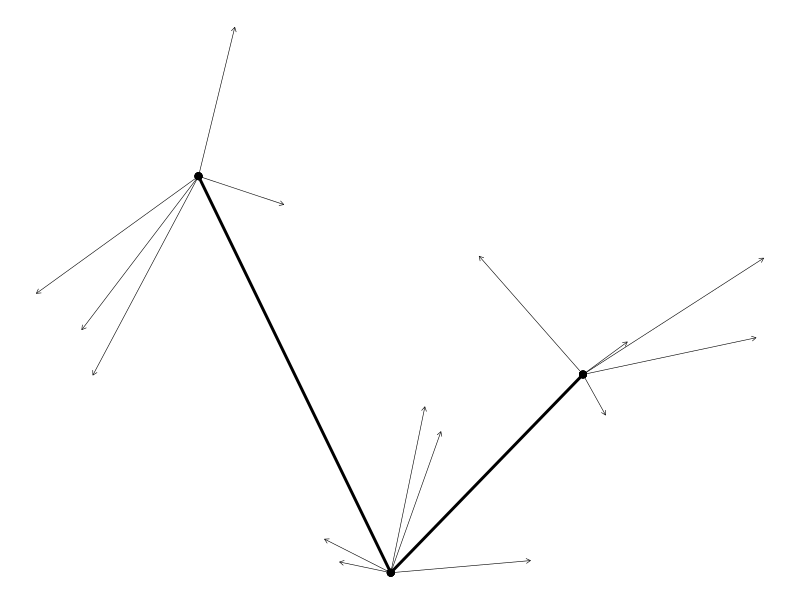
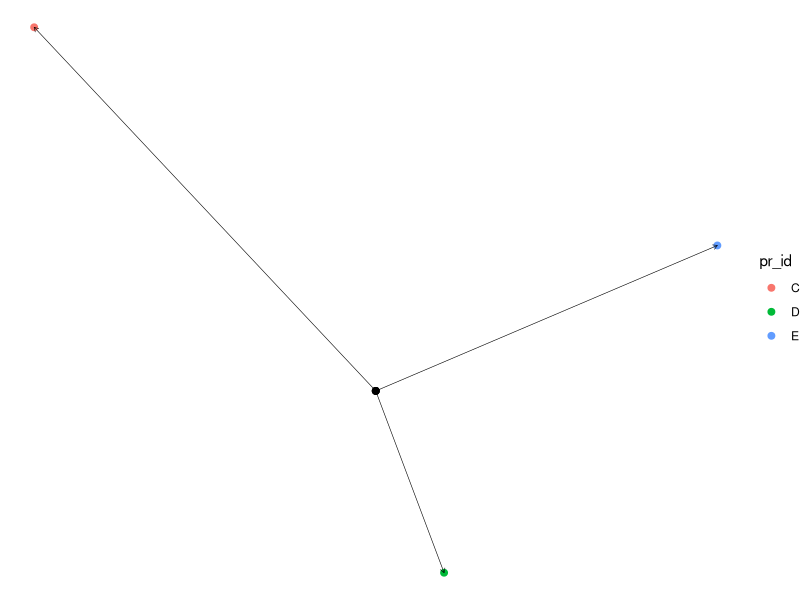

Source code (R) for these figures, in order:
library(data.table)
library(ggplot2)



# Producer ----------------------------------------------------------------
DT_ed <- CJ(id = 'A', obs = seq.int(3), rdm = seq.int(5))

DT_pt <- CJ(id = 'A', obs = seq.int(3))
DT_pt[, c('x', 'y') := .(c(-1, 0, 1), c(1, -1, 0))]

DT_pt_rdm <- DT_ed[DT_pt, on = .(id, obs)]
DT_pt_rdm[, c('x_rdm', 'y_rdm') := .(x + rnorm(.N, sd = 0.5), y + rnorm(.N, sd = 0.5))]


ggplot(DT_pt_rdm) +
	geom_point(aes(x, y), size = 2) +
	geom_segment(aes(x = x, y = y, xend = x_rdm, yend = y_rdm),
							 size = 0.2, arrow = arrow(length = unit(0.05, 'inches'))) +
	geom_line(aes(x, y), linewidth = 1)  +
	theme_void()




# Scrounger ---------------------------------------------------------------
DT_id <- CJ(id = c('A'), pr_id = c('C', 'D', 'E'), obs = seq.int(1))
DT_id[, c('x', 'y') := .(c(-1, 0.2, 1), c(1, -0.5, 0.4))]


DT_sc <- CJ(id = c('A'), obs = seq.int(1))
DT_sc[, c('x', 'y') := .(0, 0)]



ggplot(DT_sc[DT_id, on = 'id']) +
	geom_point(aes(x, y), size = 2) +
	geom_point(aes(i.x, i.y, color = pr_id), size = 2) +
	geom_segment(aes(x = x, y = y, xend = i.x, yend = i.y),
							 size = 0.2, arrow = arrow(length = unit(0.05, 'inches'))) +
	# geom_line(aes(x, y), linewidth = 1)  +
	theme_void()


# Conclusion - individuals can choose strategy
# So might survey conspecifics, then opt to produce
# DT_sc[, c('x_prod', 'y_prod') := .(x + rnorm(.N, sd = 0.5), y + rnorm(.N, sd = 0.5))]



